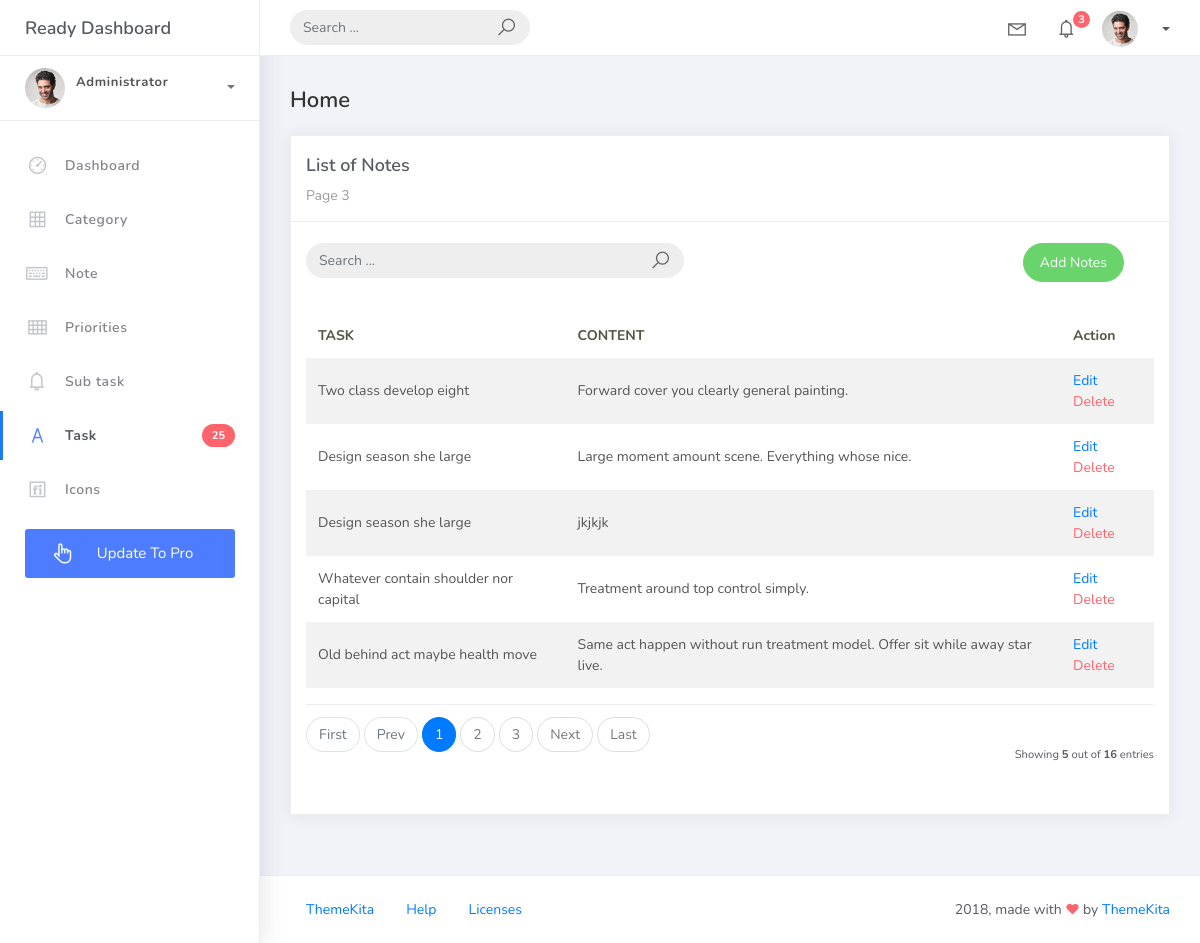
The app's page /note_list with its own data.
### hangapp/models.py (models this page shows, shortened)
class Note(models.Model):
    task = models.ForeignKey(Task, related_name='notes', on_delete=models.CASCADE)
    content = models.TextField()
    created_at = models.DateTimeField(auto_now_add=True)
    updated_at = models.DateTimeField(auto_now=True)
    class Meta:
        verbose_name = "Note"
        verbose_name_plural = "Notes"

class BaseModel(models.Model):
    created_at = models.DateTimeField(auto_now_add=True)
    updated_at = models.DateTimeField(auto_now=True)
    class Meta:
        abstract = True

class Task(BaseModel):
    STATUS_CHOICES = [
        ("Pending", "Pending"),
        ("In Progress", "In Progress"),
        ("Completed", "Completed"),
    ]
    title = models.CharField(max_length=255)
    description = models.TextField()
    status = models.CharField(max_length=50, choices=STATUS_CHOICES, default="Pending")
    deadline = models.DateTimeField()
    priority = models.ForeignKey(Priority, on_delete=models.CASCADE)
    category = models.ForeignKey(Category, on_delete=models.CASCADE)
    def __str__(self):
        return self.title

### hangapp/views.py (the view)
# urls.py: path('note_list', NoteList.as_view(), name='note-list'),
class NoteList(ListView):
    model = Note
    context_object_name = 'note'
    template_name = 'note_list.html'
    paginate_by = 5
    def get_queryset(self):
        qs = super().get_queryset()
        query = self.request.GET.get('q')
        if query:
            qs = qs.filter(
                Q(task__title__icontains=query) |
                Q(content__icontains=query)
                )
        return qs
    def get_ordering(self):
        allowed = ["task", "content",]
        sort_by = self.request.GET.get("sort_by")
        if sort_by in allowed:
            return sort_by
        return "task"

### templates/note_list.html (shortened to what this page needs)
{% extends 'base.html' %} {% load static %} {% block content %}
<div class="content">
  <div class="container-fluid">
    <h4 class="page-title">Home</h4>
    <div class="row">
      <div class="col-md-12">
        <div class="card">
          <div class="card-header">
            <div class="card-title">List of Notes</div>
            <div class="card-category">Page 3</div>
          </div>
          <br />
          <div class="col-md-12 row">
            <div class="col-md-6">
              <form class="navbar-left navbar-form nav-search mr-md-3" action="" method="get">
                <div class="input-group">
                  <input type="text" placeholder="Search ..." class="form-control" name="q" value="{{ request.GET.q }}" />
                  <div class="input-group-append">
                    <span class="input-group-text">
                      <i class="la la-search search-icon"></i>
                    </span>
                  </div>
                </div>
              </form>
            </div>
            <div class="col-md-6">
              <div class="pull-right">
                <a href="{% url 'note-add' %}" class="btn btn-success btn-rounded">Add Notes</a>
              </div>
            </div>
          </div>
          <div class="card-body">
            <table class="table table-striped mt-3">
              <thead>
                <tr>
                  <th scope="col">TASK</th>
                  <th scope="col">CONTENT</th>
                  <th scope="col">Action</th>
                </tr>
              </thead>
              <tbody>
                {% for object in object_list %}
                <tr>
                  <td>{{ object.task }}</td>
                  <td>{{ object.content }}</td>
                  <td>
                    <a href="note_list/{{ object.id }}">Edit</a>
                    <a href="note_list/{{ object.id }}/delete" class="text-danger">Delete</a>
                  </td>
                </tr>
                {% endfor %}
              </tbody>
            </table>
            {% include 'includes/pagination.html' %}
          </div>
        </div>
      </div>
    </div>
  </div>
</div>
{% endblock %}

### records on screen
Note: task "Two class develop eight", content "Forward cover you clearly general painting."
Note: task "Design season she large", content "Large moment amount scene. Everything whose nice."
Note: task "Design season she large", content "jkjkjk"
Note: task "Whatever contain shoulder nor capital", content "Treatment around top control simply."
Note: task "Old behind act maybe health move", content "Same act happen without run treatment model. Offer sit while away star live."

### other values on screen
{{ page_num }} "1"
{{ page_num }} "2" "3"
{{ object_list.count }} "5"
{{ paginator.count }} "16"
